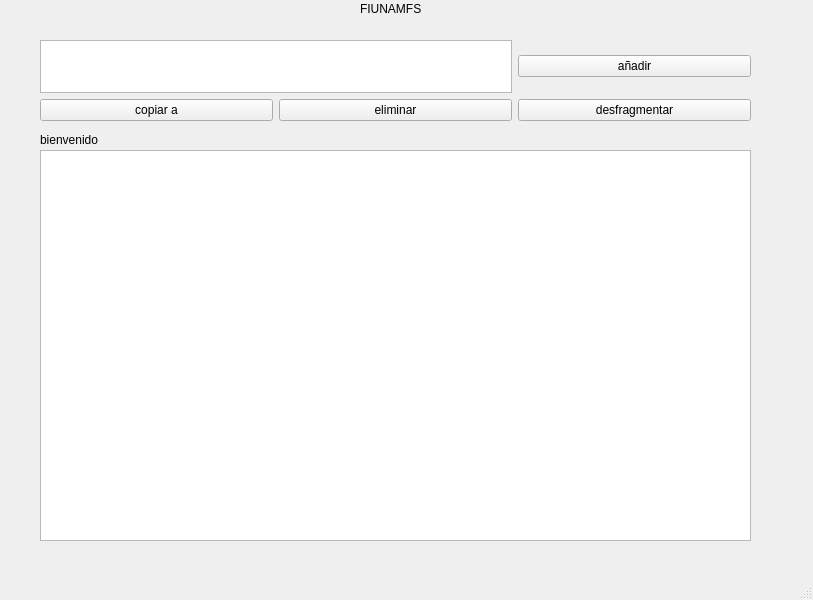
<?xml version="1.0" encoding="UTF-8"?>
<ui version="4.0">
 <class>MainWindow</class>
 <widget class="QMainWindow" name="MainWindow">
  <property name="geometry">
   <rect>
    <x>0</x>
    <y>0</y>
    <width>813</width>
    <height>600</height>
   </rect>
  </property>
  <property name="windowTitle">
   <string>MainWindow</string>
  </property>
  <widget class="QWidget" name="centralwidget">
   <widget class="QLabel" name="label">
    <property name="geometry">
     <rect>
      <x>360</x>
      <y>0</y>
      <width>111</width>
      <height>17</height>
     </rect>
    </property>
    <property name="text">
     <string>FIUNAMFS</string>
    </property>
   </widget>
   <widget class="QListView" name="listV">
    <property name="geometry">
     <rect>
      <x>40</x>
      <y>150</y>
      <width>711</width>
      <height>391</height>
     </rect>
    </property>
   </widget>
   <widget class="QWidget" name="gridLayoutWidget">
    <property name="geometry">
     <rect>
      <x>40</x>
      <y>40</y>
      <width>711</width>
      <height>81</height>
     </rect>
    </property>
    <layout class="QGridLayout" name="gridLayout_2">
     <item row="0" column="2">
      <widget class="QPushButton" name="btn_add">
       <property name="text">
        <string>añadir</string>
       </property>
      </widget>
     </item>
     <item row="1" column="1">
      <widget class="QPushButton" name="btn_delete">
       <property name="text">
        <string>eliminar</string>
       </property>
      </widget>
     </item>
     <item row="1" column="0">
      <widget class="QPushButton" name="btn_cp">
       <property name="text">
        <string>copiar a</string>
       </property>
      </widget>
     </item>
     <item row="0" column="0" colspan="2">
      <widget class="QTextEdit" name="txt_inst"/>
     </item>
     <item row="1" column="2">
      <widget class="QPushButton" name="btn_df">
       <property name="text">
        <string>desfragmentar</string>
       </property>
      </widget>
     </item>
    </layout>
   </widget>
   <widget class="QLabel" name="lb_msg">
    <property name="geometry">
     <rect>
      <x>40</x>
      <y>130</y>
      <width>711</width>
      <height>20</height>
     </rect>
    </property>
    <property name="text">
     <string>bienvenido</string>
    </property>
   </widget>
  </widget>
  <widget class="QMenuBar" name="menubar">
   <property name="geometry">
    <rect>
     <x>0</x>
     <y>0</y>
     <width>813</width>
     <height>22</height>
    </rect>
   </property>
  </widget>
  <widget class="QStatusBar" name="statusbar"/>
 </widget>
 <resources/>
 <connections/>
</ui>
